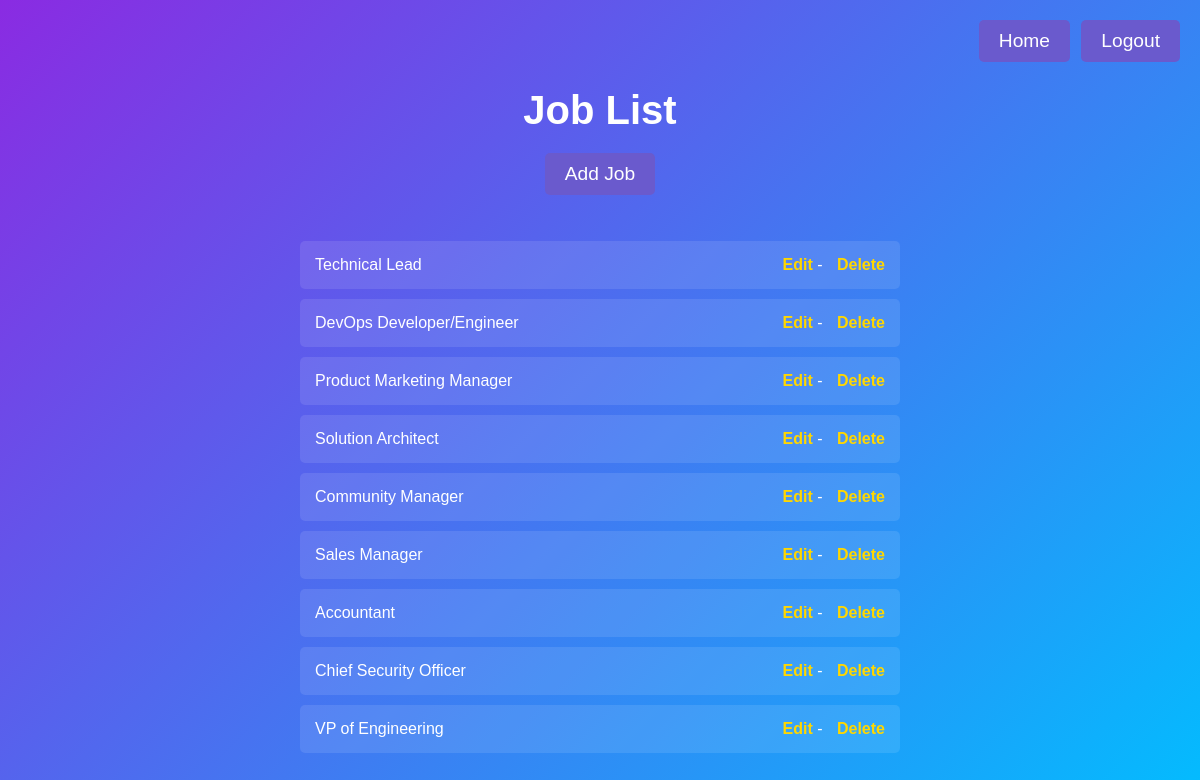
Screenshot of /custom-admin/jobs/ with the database file from the repository.
### carrer/models.py (models this page shows, shortened)
class Jobs(models.Model):
    id = models.BigAutoField(primary_key=True)
    position = models.CharField(max_length=500)
    location = models.CharField(max_length=500)
    jobType = models.CharField(max_length=500)
    openings = models.IntegerField()
    experiences = models.CharField(max_length=500)
    educationLevel = models.CharField(max_length=500, null=True)
    description = models.CharField(max_length=6000)
    requirements = models.TextField(max_length=6000)

### carrer/views.py (the view)
# urls.py: path('jobs/', views.admin_job_list, name='admin_job_list'),
def admin_job_list(request):
    jobs = models.Jobs.objects.all()
    return render(request, 'carrer/admin_job_list.html', {'jobs': jobs})

### carrer/templates/carrer/admin_job_list.html (shortened to what this page needs)
<!DOCTYPE html>
<html lang="en">
<head>
</head>
<body>
    <a class="btn-add-job1" href="{% url 'admin_dashboard' %}">Home</a>
    <a class="btn-add-job2" href="{% url 'admin_logout' %}">Logout</a>
    <h1 class="list">Job List</h1>
    <a href="{% url 'admin_job_add' %}" class="btn-add-job">Add Job</a>
    <ul class="job-list">
        {% for job in jobs %}
        <li>
            {{ job.position }}
            <span>
                <a href="{% url 'admin_job_edit' job.id %}">Edit</a> -
                <a href="{% url 'admin_job_delete' job.id %}">Delete</a>
            </span>
        </li>
        {% endfor %}
    </ul>
</body>
</html>

### carrer/templates/carrer/admin_job_list.html (style rules this page uses)
body { background: linear-gradient(135deg, #8A2BE2, #00BFFF); color: #fff; font-family: Arial, sans-serif; display: flex; flex-direction: column; align-items: center; justify-content: center; min-height: 100vh; margin: 0; padding: 20px; }
h1.list { margin-bottom: 20px; font-size: 2.5em; text-align: center; }
.btn-add-job { text-decoration: none; color: #fff; background-color: #6A5ACD; padding: 10px 20px; margin-bottom: 20px; border-radius: 5px; font-size: 1.2em; transition: background-color 0.3s ease; text-align: center; }
.btn-add-job1 { text-decoration: none; color: #fff; background-color: #6A5ACD; padding: 10px 20px; margin-bottom: 20px; border-radius: 5px; font-size: 1.2em; transition: background-color 0.3s ease; text-align: center; position: absolute; top: 20px; right: 130px; }
.btn-add-job2 { text-decoration: none; color: #fff; background-color: #6A5ACD; padding: 10px 20px; margin-bottom: 20px; border-radius: 5px; font-size: 1.2em; transition: background-color 0.3s ease; text-align: center; position: absolute; top: 20px; right: 20px; }
ul.job-list { list-style: none; padding: 0; width: 100%; max-width: 600px; }
ul.job-list li { background-color: rgba(255, 255, 255, 0.1); padding: 15px; margin: 10px 0; border-radius: 5px; display: flex; justify-content: space-between; align-items: center; }
ul.job-list li a { text-decoration: none; color: #FFD700; margin-left: 10px; font-weight: bold; }

### rows the page displays
Jobs: position "Technical Lead"
Jobs: position "DevOps Developer/Engineer"
Jobs: position "Product Marketing Manager"
Jobs: position "Solution Architect"
Jobs: position "Community Manager"
Jobs: position "Sales Manager"
Jobs: position "Accountant"
Jobs: position "Chief Security Officer"
Jobs: position "VP of Engineering"
